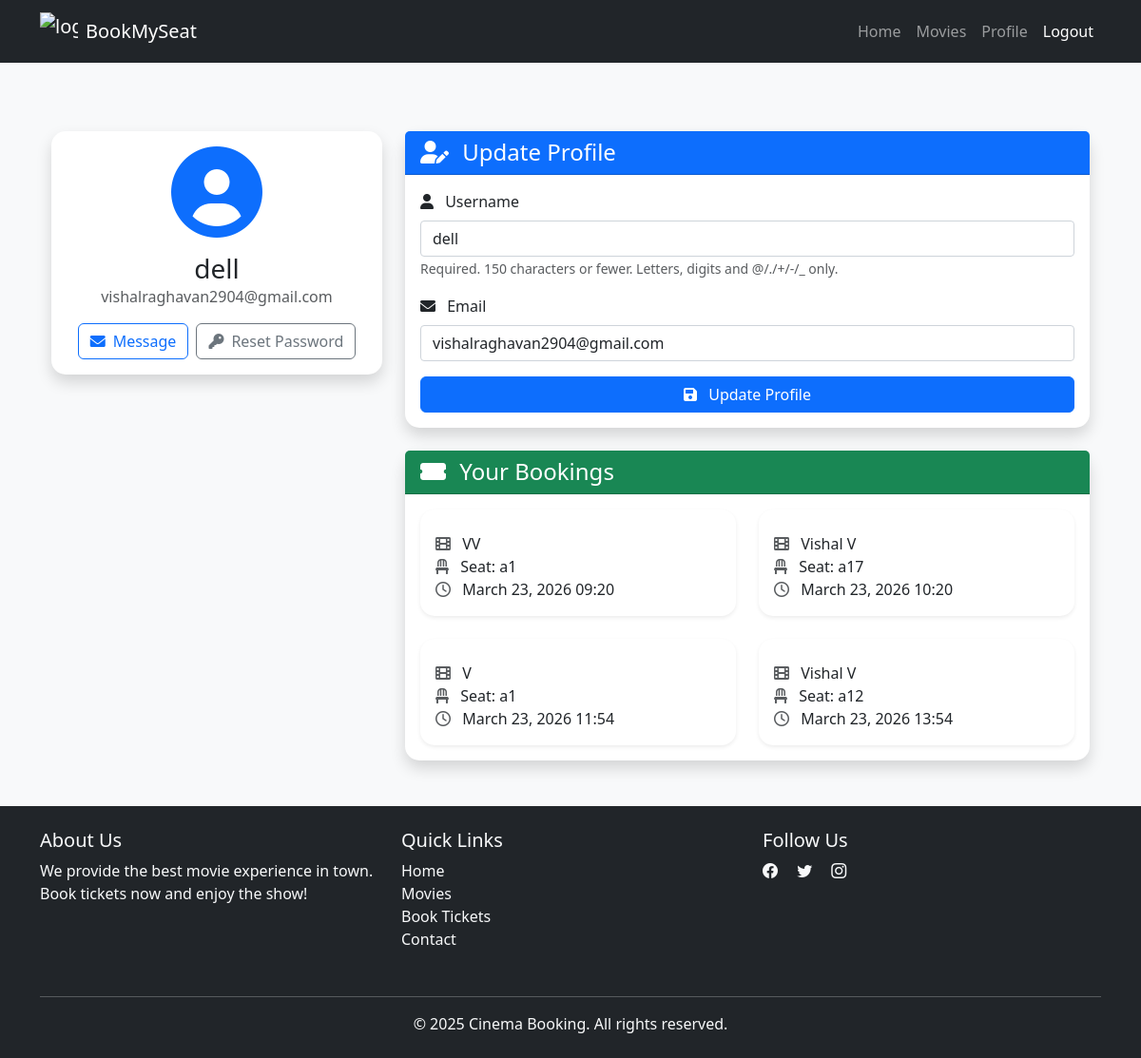
The app's page /users/profile/ (signed in), older data.
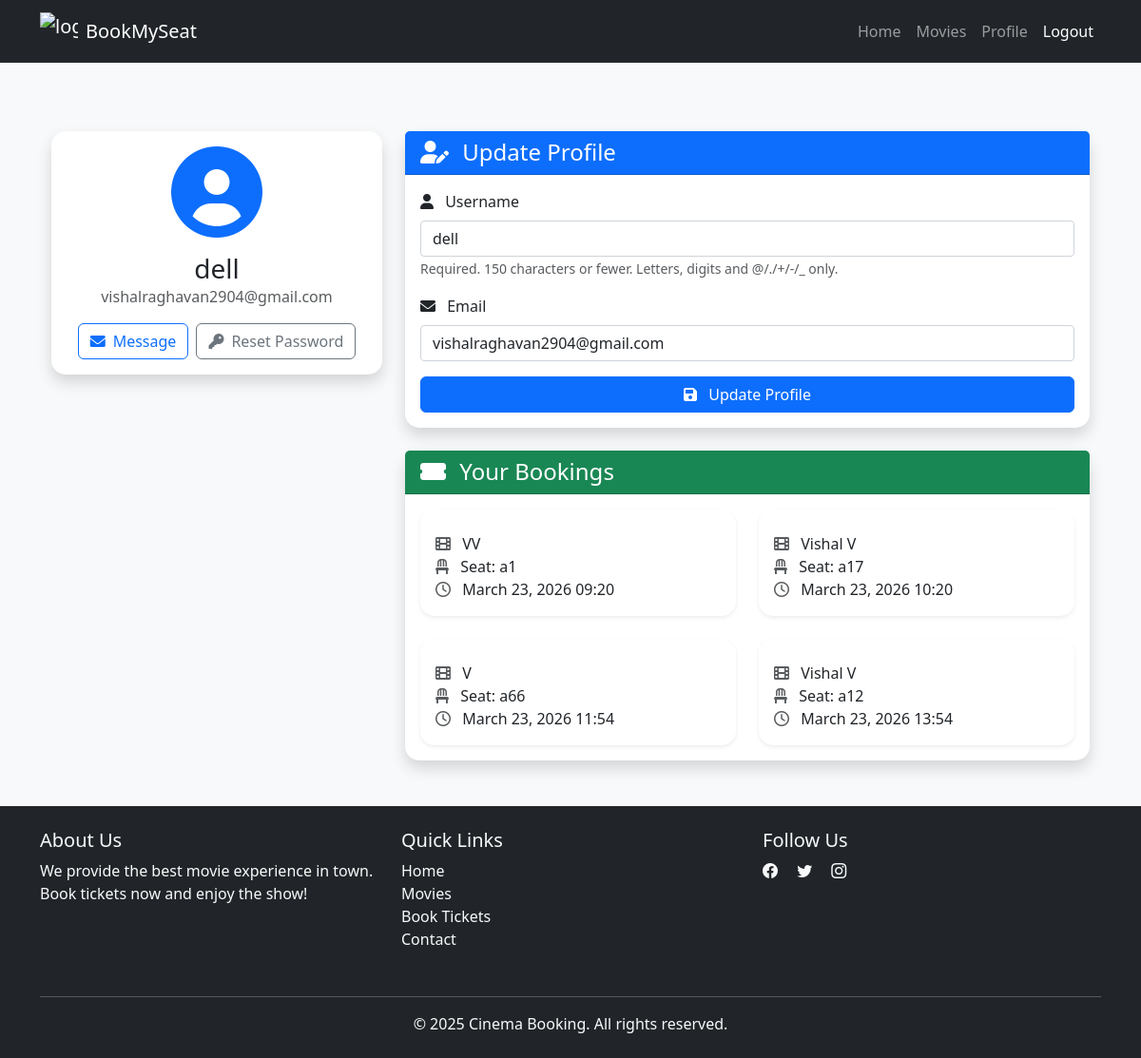
The same page, newer data.
### movies/models.py (models this page shows, shortened)
class Booking(models.Model):
    user = models.ForeignKey(User, on_delete=models.CASCADE)
    seat = models.OneToOneField(Seat, on_delete=models.CASCADE)
    movie = models.ForeignKey(Movie, on_delete=models.CASCADE)
    theater = models.ForeignKey(Theater, on_delete=models.CASCADE)
    booked_at = models.DateTimeField(auto_now_add=True)

class Seat(models.Model):
    theater = models.ForeignKey(Theater, on_delete=models.CASCADE, related_name="seats")
    seat_number = models.CharField(max_length=10)
    is_booked = models.BooleanField(default=False)

class Theater(models.Model):
    name = models.CharField(max_length=255)
    movie = models.ForeignKey(Movie, on_delete=models.CASCADE, related_name="theaters")
    time = models.DateTimeField()

### users/views.py (the view)
# urls.py: path('profile/', profile, name='profile'),
@login_required
def profile(request):
    bookings = Booking.objects.filter(user=request.user)
    if request.method == 'POST':
        u_form = UserUpdateForm(request.POST, instance=request.user)
        if u_form.is_valid():
            u_form.save()
            return redirect('profile')
    else:
        u_form = UserUpdateForm(instance=request.user)
    return render(request, 'users/profile.html', {'u_form': u_form, 'bookings': bookings})

### users/forms.py
class UserUpdateForm(forms.ModelForm):
    email=forms.EmailField()
    class Meta:
        model=User
        fields=['username','email']

### users/templates/users/profile.html (shortened to what this page needs)
{% extends "users/basic.html" %} {% block content %}
<div class="container py-5">
    <div class="row">
        <div class="col-lg-4 mb-4">
            <div class="card shadow">
                <div class="card-body text-center">
                    <div class="mb-3">
                        <i class="fas fa-user-circle fa-6x text-primary"></i>
                    </div>
                    <h3 class="card-title mb-0">{{ user.username }}</h3>
                    <p class="text-muted mb-3">{{ user.email }}</p>
                    <div class="d-flex justify-content-center">
                        <a href="#" class="btn btn-outline-primary me-2"><i class="fas fa-envelope me-2"></i>Message</a>
                        <a href="{% url 'password_reset' %}" class="btn btn-outline-secondary"><i
                                class="fas fa-key me-2"></i>Reset Password</a>
                    </div>
                </div>
            </div>
        </div>
        <div class="col-lg-8">
            <div class="card shadow mb-4">
                <div class="card-header bg-primary text-white">
                    <h4 class="mb-0"><i class="fas fa-user-edit me-2"></i> Update Profile</h4>
                </div>
                <div class="card-body">
                    <form method="POST">
                        {% for field in u_form %}
                        <div class="mb-3">
                            <label for="{{ field.id_for_label }}" class="form-label">
                                <i
                                    class="fas fa-{% if field.name == 'username' %}user{% elif field.name == 'email' %}envelope{% else %}info-circle{% endif %} me-2"></i>
                                {{ field.label }}
                            </label>
                            {{ field }}
                            {% if field.help_text %}
                            <small class="form-text text-muted">{{ field.help_text }}</small>
                            {% endif %}
                        </div>
                        {% endfor %}
                        <button class="btn btn-primary w-100" type="submit"><i class="fas fa-save me-2"></i> Update
                            Profile</button>
                    </form>
                </div>
            </div>
            <div class="card shadow">
                <div class="card-header bg-success text-white">
                    <h4 class="mb-0"><i class="fas fa-ticket-alt me-2"> </i> Your Bookings</h4>
                </div>
                <div class="card-body">
                    {% if bookings %}
                    <div class="row row-cols-1 row-cols-md-2 g-4">
                        {% for booking in bookings %}
                        <div class="col">
                            <div class="card h-100 border-0 shadow-sm">
                                <div class="card-body">
                                    <p class="card-text">
                                        <i class="fas fa-film me-2 text-muted"> </i> {{ booking.theater.name }}<br>
                                        <i class="fas fa-chair me-2 text-muted"> </i> Seat: {{ booking.seat.seat_number }}<br>
                                        <i class="far fa-clock me-2 text-muted"> </i> {{ booking.booked_at|date:"F d, Y H:i" }}
                                    </p>
                                </div>
                            </div>
                        </div>
                        {% endfor %}
                    </div>
                    {% else %}
                    <div class="text-center py-5">
                        <i class="fas fa-ticket-alt fa-4x text-muted mb-3"></i>
                        <p class="lead mb-0">No bookings yet. Time to plan your next movie night!</p>
                    </div>
                    {% endif %}
                </div>
            </div>
        </div>
    </div>
</div>
<link rel="stylesheet" href="https://cdnjs.cloudflare.com/ajax/libs/font-awesome/6.0.0-beta3/css/all.min.css">
{% endblock %}

Row changes from the older to the newer data that the page shows:
changed through a linked row, Booking "March 23, 2026 11:54": seat.seat_number "a1" → "a66"
